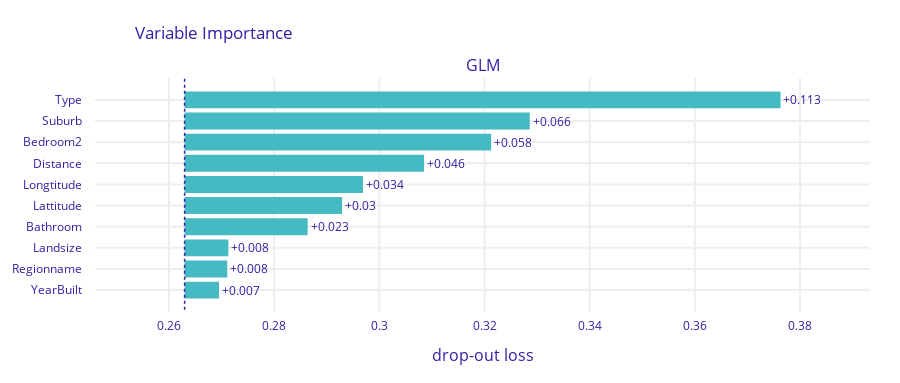

The code cell stored with this chart in its notebook:
### Code cell
glm_importance.plot(max_vars=10)

### Figure 1 — Plotly figure (JSON) as saved in the notebook; plotly's stock layout.template omitted (floating-point values rounded to 4 significant figures)
{"data": [{"base": 0.263, "hoverinfo": "text", "hoverlabel": {"bgcolor": "rgba(0,0,0,0.8)"}, "hovertext": ["Model: GLM loss after<br>variable: Type is permuted: 0.376<br>Drop-out loss change: +0.113", "Model: GLM loss after<br>variable: Suburb is permuted: 0.329<br>Drop-out loss change: +0.066", "Model: GLM loss after<br>variable: Bedroom2 is permuted: 0.321<br>Drop-out loss change: +0.058", "Model: GLM loss after<br>variable: Distance is permuted: 0.308<br>Drop-out loss change: +0.046", "Model: GLM loss after<br>variable: Longtitude is permuted: 0.297<br>Drop-out loss change: +0.034", "Model: GLM loss after<br>variable: Lattitude is permuted: 0.293<br>Drop-out loss change: +0.03", "Model: GLM loss after<br>variable: Bathroom is permuted: 0.286<br>Drop-out loss change: +0.023", "Model: GLM loss after<br>variable: Landsize is permuted: 0.271<br>Drop-out loss change: +0.008", "Model: GLM loss after<br>variable: Regionname is permuted: 0.271<br>Drop-out loss change: +0.008", "Model: GLM loss after<br>variable: YearBuilt is permuted: 0.27<br>Drop-out loss change: +0.007"], "marker": {"color": "#46bac2"}, "orientation": "h", "showlegend": false, "text": ["+0.113", "+0.066", "+0.058", "+0.046", "+0.034", "+0.03", "+0.023", "+0.008", "+0.008", "+0.007"], "textposition": "outside", "type": "bar", "x": [0.1133, 0.06564, 0.05829, 0.04554, 0.03392, 0.02994, 0.0234, 0.008322, 0.008105, 0.006543], "xaxis": "x", "y": ["Type", "Suburb", "Bedroom2", "Distance", "Longtitude", "Lattitude", "Bathroom", "Landsize", "Regionname", "YearBuilt"], "yaxis": "y"}], "layout": {"annotations": [{"font": {"size": 16}, "showarrow": false, "text": "GLM", "x": 0.5, "xanchor": "center", "xref": "paper", "y": 1.0, "yanchor": "bottom", "yref": "paper"}, {"font": {"size": 16}, "showarrow": false, "text": "drop-out loss", "x": 0.5, "xanchor": "center", "xref": "paper", "y": 0, "yanchor": "top", "yref": "paper", "yshift": -30}], "font": {"color": "#371ea3"}, "height": 383.0, "margin": {"b": 71, "r": 30, "t": 78}, "shapes": [{"line": {"color": "#371ea3", "dash": "dot", "width": 1.5}, "type": "line", "x0": 0.263, "x1": 0.263, "xref": "x", "y0": -1, "y1": 10, "yref": "y"}], "title": {"text": "Variable Importance", "x": 0.15}, "xaxis": {"anchor": "y", "automargin": true, "domain": [0.0, 1.0], "fixedrange": true, "gridwidth": 2, "range": [0.2459, 0.3933], "tickcolor": "white", "ticklen": 3, "ticks": "outside", "type": "linear", "zeroline": false}, "yaxis": {"anchor": "x", "automargin": true, "autorange": "reversed", "domain": [0.0, 1.0], "fixedrange": true, "gridwidth": 2, "tickcolor": "white", "ticklen": 10, "ticks": "outside", "type": "category"}}}
